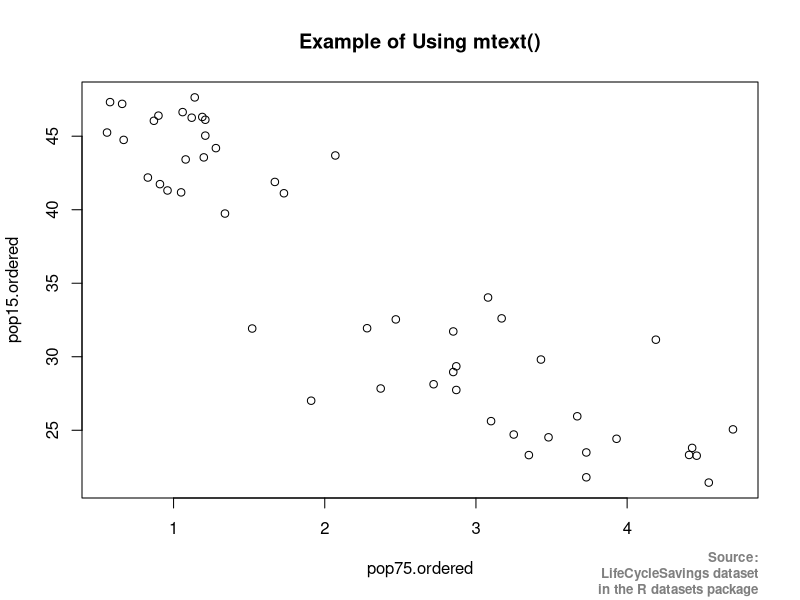

Write R code to recreate this figure.
ord = order( 
  LifeCycleSavings$pop75 
)
pop75.ordered = LifeCycleSavings$pop75[ ord ]
pop15.ordered = LifeCycleSavings$pop15[ ord ]

plot( 
  pop75.ordered, 
  pop15.ordered, 
  main="Example of Using mtext()" 
  )
mtext( 
  "Source:\nLifeCycleSavings dataset\nin the R datasets package", 
  side=1, 
  line=4, 
  cex=0.8, 
  col="grey50", 
  font=2, 
  adj=1  
  )
